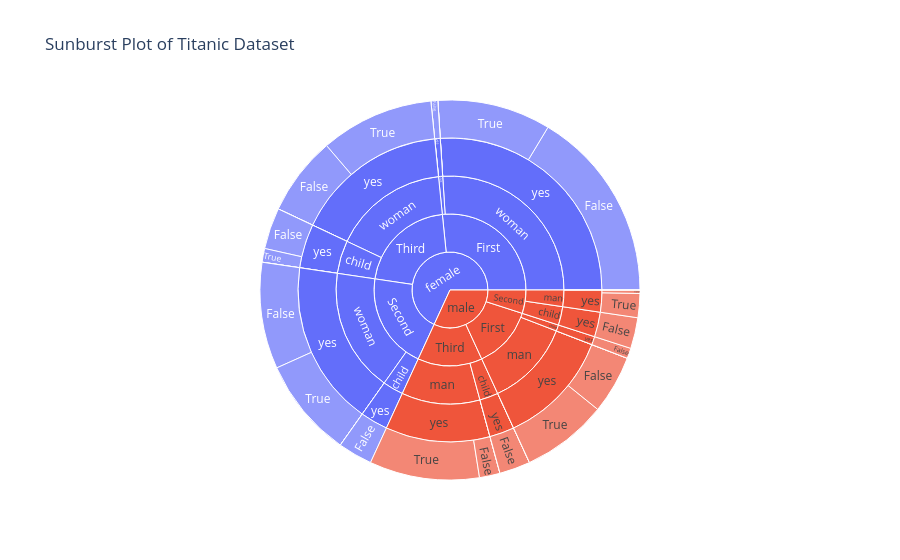

This figure's notebook cell:
### Markdown cell above
# Sunbrust Plot to Show Heirarchy

### Code cell
# import sunbrust plot on titanic Dataset 


import plotly.express as px
import seaborn as sns

# Load the Titanic dataset
titanic = sns.load_dataset('titanic')

#create a Sunbrust Plot 
fig = px.sunburst(titanic, path=['sex', 'class', 'who', 'alive', 'alone'], values='survived', color = 'sex', title='Sunburst Plot of Titanic Dataset')

# Show the plot
fig.show()

### Figure 1 — Plotly figure (JSON) as saved in the notebook; plotly's stock layout.template omitted (floating-point values rounded to 4 significant figures)
{"data": [{"branchvalues": "total", "customdata": [["female"], ["female"], ["female"], ["female"], ["female"], ["female"], ["female"], ["female"], ["female"], ["female"], ["female"], ["female"], ["female"], ["female"], ["female"], ["female"], ["female"], ["female"], ["female"], ["female"], ["female"], ["female"], ["female"], ["female"], ["female"], ["female"], ["female"], ["female"], ["female"], ["female"], ["female"], ["female"], ["female"], ["female"], ["female"], ["female"], ["female"], ["female"], ["female"], ["female"], ["male"], ["male"], ["male"], ["male"], ["male"], ["male"], ["male"], ["male"], ["male"], ["male"], ["male"], ["male"], ["male"], ["male"], ["male"], ["male"], ["male"], ["male"], ["male"], ["male"], ["male"], ["male"], ["male"], ["male"], ["male"], ["male"], ["male"], ["male"], ["male"], ["male"], ["male"], ["male"], ["male"], ["male"], ["male"], ["male"], ["male"]], "domain": {"x": [0, 1], "y": [0, 1]}, "hovertemplate": "labels=%{label}<br>survived=%{value}<br>parent=%{parent}<br>id=%{id}<br>sex=%{customdata[0]}<extra></extra>", "ids": ["female/First/woman/yes/False", "female/Third/woman/yes/True", "female/Third/woman/yes/False", "female/Second/child/yes/False", "female/Third/child/yes/False", "female/First/woman/yes/True", "female/Third/child/no/True", "female/Second/woman/yes/True", "female/Third/woman/no/False", "female/Third/child/yes/True", "female/Third/child/no/False", "female/Second/woman/no/False", "female/Second/woman/yes/False", "female/Third/woman/no/True", "female/First/woman/no/True", "female/Second/woman/no/True", "female/First/child/no/False", "female/First/child/yes/False", "female/First/woman/no/False", "female/First/woman/yes", "female/Third/woman/yes", "female/Second/child/yes", "female/Third/child/yes", "female/Third/child/no", "female/Second/woman/yes", "female/Third/woman/no", "female/Second/woman/no", "female/First/woman/no", "female/First/child/no", "female/First/child/yes", "female/First/woman", "female/Third/woman", "female/Second/child", "female/Third/child", "female/Second/woman", "female/First/child", "female/First", "female/Third", "female/Second", "female", "male/Third/man/no/False", "male/Third/man/no/True", "male/First/man/no/True", "male/Third/child/no/False", "male/Second/man/yes/True", "male/Second/man/no/True", "male/First/man/yes/True", "male/First/man/no/False", "male/Third/man/yes/True", "male/Third/man/yes/False", "male/Second/child/yes/False", "male/First/man/yes/False", "male/Second/man/no/False", "male/Third/child/yes/False", "male/First/child/yes/False", "male/Second/man/yes/False", "male/Third/child/no/True", "male/Third/man/no", "male/First/man/no", "male/Third/child/no", "male/Second/man/yes", "male/Second/man/no", "male/First/man/yes", "male/Third/man/yes", "male/Second/child/yes", "male/Third/child/yes", "male/First/child/yes", "male/Third/man", "male/First/man", "male/Third/child", "male/Second/man", "male/Second/child", "male/First/child", "male/Third", "male/First", "male/Second", "male"], "labels": ["False", "True", "False", "False", "False", "True", "True", "True", "False", "True", "False", "False", "False", "True", "True", "True", "False", "False", "False", "yes", "yes", "yes", "yes", "no", "yes", "no", "no", "no", "no", "yes", "woman", "woman", "child", "child", "woman", "child", "First", "Third", "Second", "female", "False", "True", "True", "False", "True", "True", "True", "False", "True", "False", "False", "False", "False", "False", "False", "False", "True", "no", "no", "no", "yes", "no", "yes", "yes", "yes", "yes", "yes", "man", "man", "child", "man", "child", "child", "Third", "First", "Second", "male"], "marker": {"colors": ["#636efa", "#636efa", "#636efa", "#636efa", "#636efa", "#636efa", "#636efa", "#636efa", "#636efa", "#636efa", "#636efa", "#636efa", "#636efa", "#636efa", "#636efa", "#636efa", "#636efa", "#636efa", "#636efa", "#636efa", "#636efa", "#636efa", "#636efa", "#636efa", "#636efa", "#636efa", "#636efa", "#636efa", "#636efa", "#636efa", "#636efa", "#636efa", "#636efa", "#636efa", "#636efa", "#636efa", "#636efa", "#636efa", "#636efa", "#636efa", "#EF553B", "#EF553B", "#EF553B", "#EF553B", "#EF553B", "#EF553B", "#EF553B", "#EF553B", "#EF553B", "#EF553B", "#EF553B", "#EF553B", "#EF553B", "#EF553B", "#EF553B", "#EF553B", "#EF553B", "#EF553B", "#EF553B", "#EF553B", "#EF553B", "#EF553B", "#EF553B", "#EF553B", "#EF553B", "#EF553B", "#EF553B", "#EF553B", "#EF553B", "#EF553B", "#EF553B", "#EF553B", "#EF553B", "#EF553B", "#EF553B", "#EF553B", "#EF553B"]}, "name": "", "parents": ["female/First/woman/yes", "female/Third/woman/yes", "female/Third/woman/yes", "female/Second/child/yes", "female/Third/child/yes", "female/First/woman/yes", "female/Third/child/no", "female/Second/woman/yes", "female/Third/woman/no", "female/Third/child/yes", "female/Third/child/no", "female/Second/woman/no", "female/Second/woman/yes", "female/Third/woman/no", "female/First/woman/no", "female/Second/woman/no", "female/First/child/no", "female/First/child/yes", "female/First/woman/no", "female/First/woman", "female/Third/woman", "female/Second/child", "female/Third/child", "female/Third/child", "female/Second/woman", "female/Third/woman", "female/Second/woman", "female/First/woman", "female/First/child", "female/First/child", "female/First", "female/Third", "female/Second", "female/Third", "female/Second", "female/First", "female", "female", "female", "", "male/Third/man/no", "male/Third/man/no", "male/First/man/no", "male/Third/child/no", "male/Second/man/yes", "male/Second/man/no", "male/First/man/yes", "male/First/man/no", "male/Third/man/yes", "male/Third/man/yes", "male/Second/child/yes", "male/First/man/yes", "male/Second/man/no", "male/Third/child/yes", "male/First/child/yes", "male/Second/man/yes", "male/Third/child/no", "male/Third/man", "male/First/man", "male/Third/child", "male/Second/man", "male/Second/man", "male/First/man", "male/Third/man", "male/Second/child", "male/Third/child", "male/First/child", "male/Third", "male/First", "male/Third", "male/Second", "male/Second", "male/First", "male", "male", "male", ""], "type": "sunburst", "values": [56.0, 33.0, 23.0, 10.0, 12.0, 33.0, 0.0, 29.0, 0.0, 4.0, 0.0, 0.0, 31.0, 0.0, 0.0, 0.0, 0.0, 2.0, 0.0, 89.0, 56.0, 10.0, 16.0, 0.0, 60.0, 0.0, 0.0, 0.0, 0.0, 2.0, 89.0, 56.0, 10.0, 16.0, 60.0, 2.0, 91.0, 72.0, 70.0, 233.0, 0.0, 0.0, 0.0, 0.0, 7.0, 0.0, 25.0, 0.0, 32.0, 6.0, 9.0, 17.0, 0.0, 9.0, 3.0, 1.0, 0.0, 0.0, 0.0, 0.0, 8.0, 0.0, 42.0, 38.0, 9.0, 9.0, 3.0, 38.0, 42.0, 9.0, 8.0, 9.0, 3.0, 47.0, 45.0, 17.0, 109.0]}], "layout": {"legend": {"tracegroupgap": 0}, "title": {"text": "Sunburst Plot of Titanic Dataset"}}}
